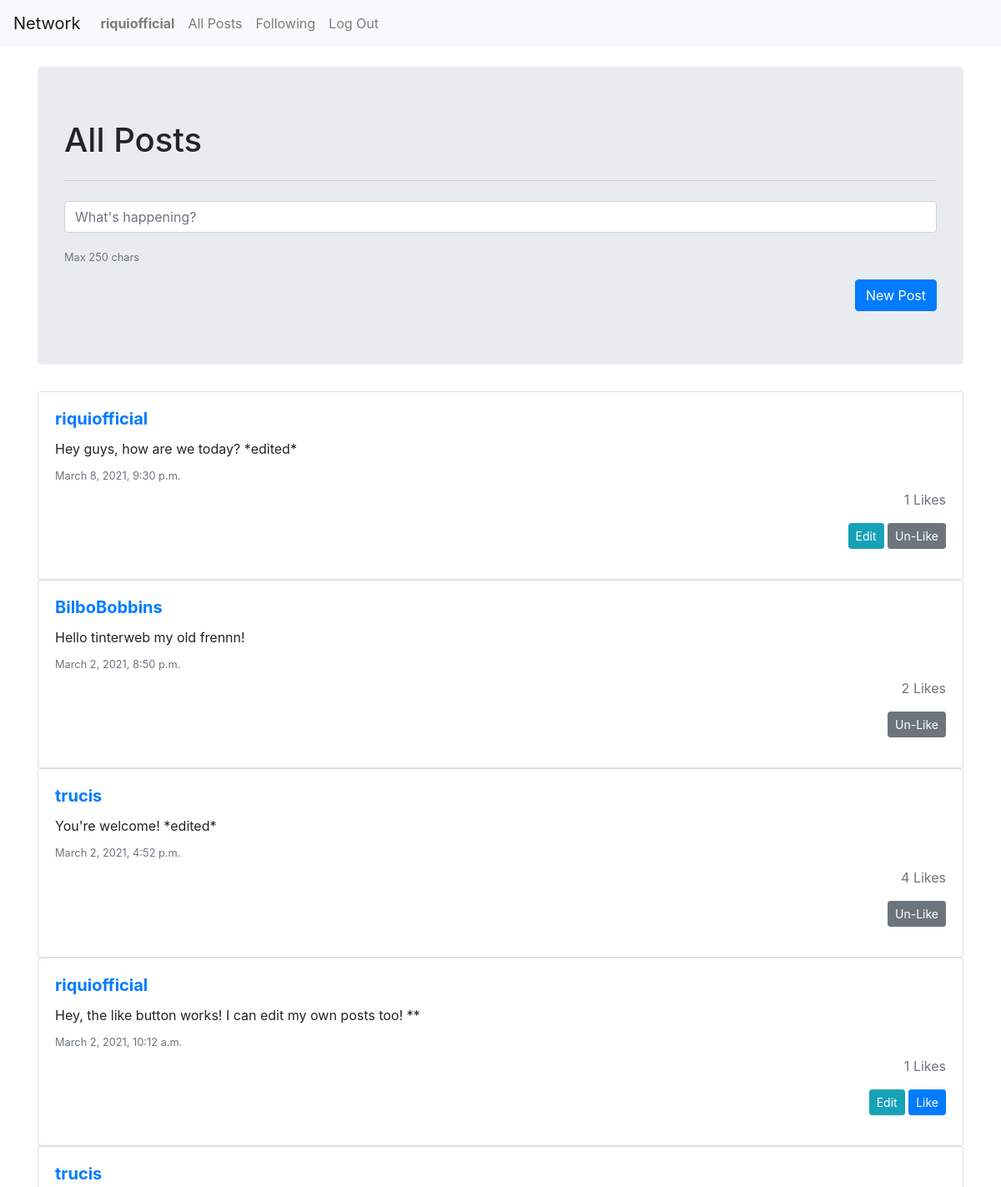
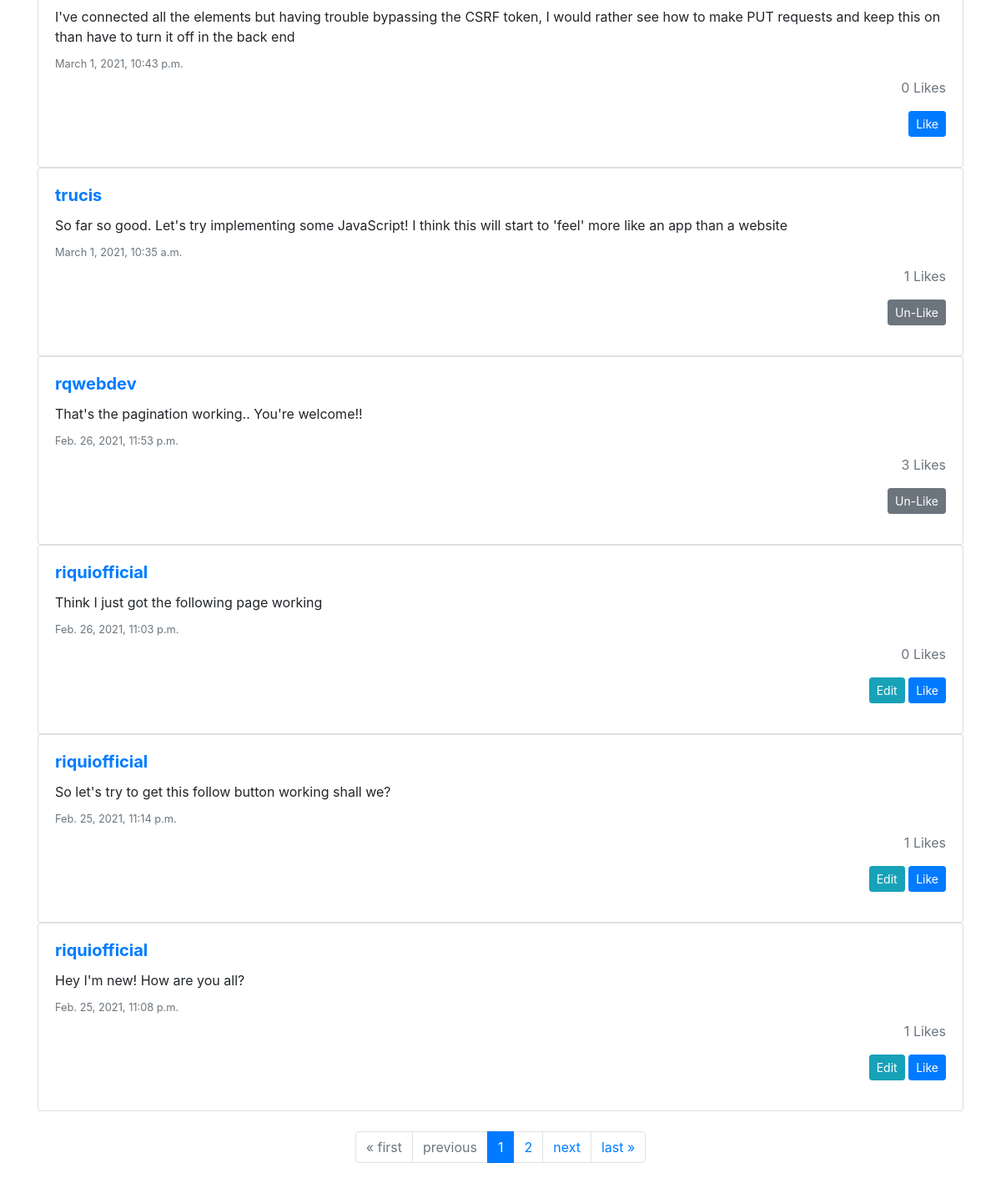
The app's page / (signed in) with its own data (2 pictures, top to bottom).
### network/models.py (models this page shows, shortened)
class User(AbstractUser):
    following = models.ManyToManyField(
        "self", symmetrical=False, blank=True, default=None)

class Post(models.Model):
    author = models.ForeignKey(User, on_delete=models.CASCADE)
    content = models.CharField(max_length=250)
    date = models.DateTimeField(auto_now_add=True)
    likes = models.ManyToManyField(
        User, blank=True, default=None, related_name="post_likes")
    def total_likes(self):
        return self.likes.count()

### network/views.py (the view, shortened to what this page needs)
# urls.py: path("", views.index, name="index"),
def index(request, post_id=None, following=False):
    new_post = NewPostForm()
    user = request.user
    title = "All Posts"
    if bool(following) == True:
        if user.is_authenticated:
            followed_users = user.following.all()
            posts = Post.objects.filter(
                author__in=followed_users).order_by("-date")
            title = "Following"
        else:
            return HttpResponseRedirect(reverse("login"))
    else:
        posts = Post.objects.all().order_by("-date")
    paginator = Paginator(posts, 10)
    page_number = request.GET.get('page')
    page_obj = paginator.get_page(page_number)
    return render(request, "network/index.html", {"title": title, "new_post": new_post, "posts": page_obj})

### network/views.py
class NewPostForm(ModelForm):
    class Meta:
        model = Post
        fields = ['content']
        labels = {'content': _('')}
        error_messages = {
            'content': {
                'max_length': _("This post is too long!"),
            },
        }
        widgets = {'content': TextInput(
            attrs={'placeholder': "What's happening?",
                   'class': "form-control"})}

### network/templates/network/index.html (shortened to what this page needs)
{% extends "network/layout.html" %} {% block title %}Social Network - {{title}}{%endblock%} {% block body %}
<div class="container mt-4">
  <div class="jumbotron">
    <h1>All Posts</h1>
    {% if request.user.is_authenticated %}
    <hr class="my-4" />
    <form method="POST">
      <div class="form-group">{{new_post}}</div>
      <p><small class="text-muted">Max 250 chars</small></p>
      <div class="text-right">
        <button id="submit" type="submit" class="btn btn-primary">New Post</button>
      </div>
    </form>
    {% endif %}
  </div>
</div>
{% for post in posts %}
<div class="container">
  <div class="card">
    <div class="card-body">
        <a href="{% url 'user_profile' post.author %}"><h5 class="card-title"><strong>{{post.author}}</strong></h5></a>
        <p class="card-text" id="card-text{{post.id}}">{{post.content}}</p>
      <h6 class="card-subtitle mb-2 text-muted" id="date{{post.id}}">
        <small>{{post.date}}</small>
      </h6>
      <p class="text-muted mt-0 text-right like{{post.id}}">{{post.total_likes}} Likes
        {% if request.user.is_authenticated %}
        <div class="text-right">
          <form action="" class="like-form">
            {%if request.user == post.author %}
            <button class="btn btn-info btn-sm btn-edit edit{{post.id}}">Edit</button>
            {%endif%}
            {% if request.user in post.likes.all %}
                <button id="{{post.id}}" class="btn btn-secondary btn-sm btn-like">Un-Like</button>
            {% else %}
                <button id="{{post.id}}" class="btn btn-primary btn-sm btn-like">Like</button>
            {%endif%}
          </form>
          </div>
        {%endif%}
      </p>
    </div>
  </div>
</div>
{%endfor%}
<nav aria-label="Page navigation example">
    <ul class="pagination justify-content-center my-4">
        <li class="{%if posts.has_previous %} page-item {%else%} page-item disabled {%endif%}%"><a class="page-link" href="?page=1">&laquo; first</a></li>
        <li class="{%if posts.has_previous %} page-item {%else%} page-item disabled {%endif%}"><a class="page-link" href="?page={% if posts.has_previous %}{{posts.previous_page_number}}{%endif%}">previous</a></li>
        {% for number in posts.paginator.page_range %}
        <li class="page-item {%if number == posts.number%} active {% endif %}"><a class="page-link" href="?page={{number}}">{{number}}</a></li>
        {%endfor%}
        <li class="{%if posts.has_next %} page-item {%else%} page-item disabled {%endif%}"><a class="page-link" href="?page={% if posts.has_next %}{{posts.next_page_number}}{%endif%}">next</a></li>
        <li class="{%if posts.has_next %} page-item {%else%} page-item disabled {%endif%}"><a class="page-link" href="?page={{ posts.paginator.num_pages }}">last &raquo;</a></li>
    </ul>
</nav>{% endblock %}

### network/templates/network/layout.html (shortened to what this page needs)
{% load static %}
<!DOCTYPE html>
<html lang="en">
  <head>
    <link
      rel="stylesheet"
      href="https://stackpath.bootstrapcdn.com/bootstrap/4.4.1/css/bootstrap.min.css"
    />
    <link href="{% static 'network/styles.css' %}" rel="stylesheet" />
  </head>
  <body>
    <nav class="navbar navbar-expand-lg navbar-light bg-light">
      <a class="navbar-brand" href="{% url 'index' %}">Network</a>
      <div>
        <ul class="navbar-nav mr-auto">
          {% if request.user.is_authenticated %}
          <li class="nav-item">
            <a class="nav-link" href="{% url 'profile' %}"
              ><strong>{{ request.user.username }}</strong></a
            >
          </li>
          {% endif %}
          <li class="nav-item">
            <a class="nav-link" href="{% url 'index' %}">All Posts</a>
          </li>
          {% if request.user.is_authenticated %}
          <li class="nav-item">
            <a class="nav-link" href="{% url 'following' 'True' %}"
              >Following</a
            >
          </li>
          <li class="nav-item">
            <a class="nav-link" id="logout" href="{% url 'logout' %}"
              >Log Out</a
            >
          </li>
          {% endif %}
        </ul>
      </div>
    </nav>
    <div class="body">{% block body %} {% endblock %}</div>
  </body>
</html>

### records on screen
User: user.username "riquiofficial"
Post: author "riquiofficial", content "Hey guys, how are we today? *edited*", date "March 8, 2021, 9:30 p.m.", total_likes "1"
Post: author "BilboBobbins", content "Hello tinterweb my old frennn!", date "March 2, 2021, 8:50 p.m.", total_likes "2"
Post: author "trucis", content "You're welcome! *edited*", date "March 2, 2021, 4:52 p.m.", total_likes "4"
Post: author "riquiofficial", content "Hey, the like button works! I can edit my own posts too! **", date "March 2, 2021, 10:12 a.m.", total_likes "1"
Post: author "trucis", content "I've connected all the elements but having trouble bypassing the CSRF token, I would rather see how to make PUT requests and keep this on than have to turn it off in the back end", date "March 1, 2021, 10:43 p.m.", total_likes "0"
Post: author "trucis", content "So far so good. Let's try implementing some JavaScript! I think this will start to 'feel' more like an app than a website", date "March 1, 2021, 10:35 a.m.", total_likes "1"
Post: author "rqwebdev", content "That's the pagination working.. You're welcome!!", date "Feb. 26, 2021, 11:53 p.m.", total_likes "3"
Post: author "riquiofficial", content "Think I just got the following page working", date "Feb. 26, 2021, 11:03 p.m.", total_likes "0"
Post: author "riquiofficial", content "So let's try to get this follow button working shall we?", date "Feb. 25, 2021, 11:14 p.m.", total_likes "1"
Post: author "riquiofficial", content "Hey I'm new! How are you all?", date "Feb. 25, 2021, 11:08 p.m.", total_likes "1"

### other values on screen
{{ number }} "1" "2"
